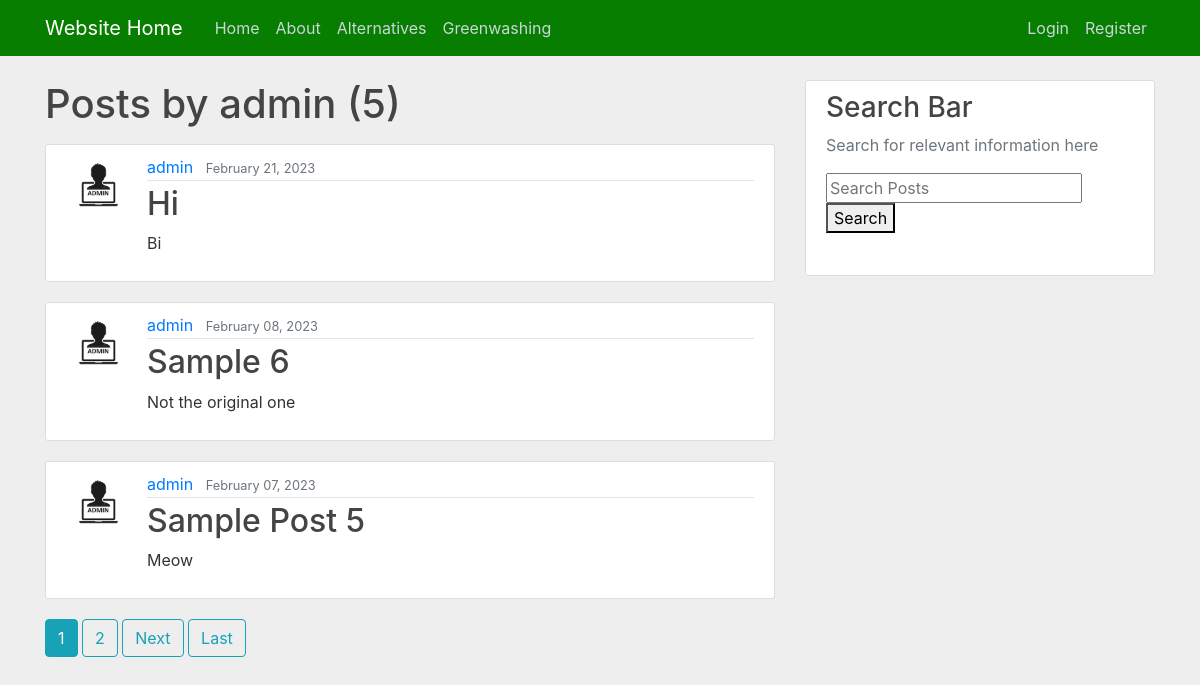
/user/admin, run on an earlier commit of the app's database.
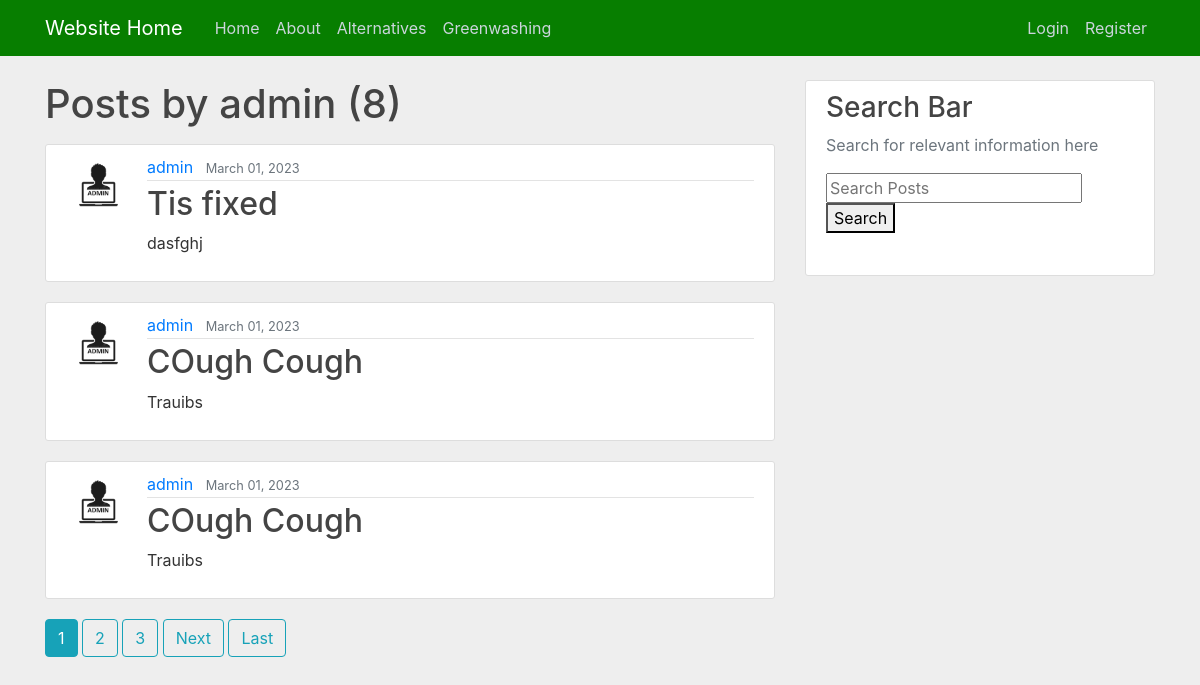
And on a later commit of the database.
### website/models.py (models this page shows)
class Posts(models.Model):
    title = models.CharField(max_length=100)
    content = models.TextField()
    date_posted = models.DateTimeField(default=timezone.now)
    author = models.ForeignKey(User, on_delete=models.CASCADE)

### users/models.py (models this page shows, shortened)
class Profile(models.Model):
    user = models.OneToOneField(User, on_delete=models.CASCADE)
    image = models.ImageField(default='default.jpg', upload_to='profile_pics')

### website/views.py (the view)
# urls.py: path('user/<str:username>', UserPostListView.as_view(), name='user-posts'),
class UserPostListView(ListView):
    model = Posts
    template_name = 'website/user_posts.html' #<app>/<model>_<viewtype>.html
    context_object_name = 'posts'
    paginate_by = 3
    def get_queryset(self):
        user = get_object_or_404(User, username=self.kwargs.get('username'))
        return Posts.objects.filter(author=user).order_by('-date_posted')

### website/templates/website/user_posts.html (shortened to what this page needs)
{% extends "website/base.html" %}
{% block content %}
<h1 class="mb-3" >Posts by {{ view.kwargs.username }} ({{ page_obj.paginator.count }})</h1>
    {% for posts in posts %}
    <article class="media content-section">
       <img class="rounded-circle article-img" src="{{ posts.author.profile.image.url }}">
    <div class="media-body">
        <div class="article-metadata">
        <a class="mr-2" href="{% url 'user-posts' posts.author.username %}">{{ posts.author }}</a>
        <small class="text-muted">{{ posts.date_posted|date:"F d, Y" }}</small>
        </div>
        <h2><a class="article-title" href="{% url 'post-detail' posts.id %}">{{ posts.title }}</a></h2>
        <p class="article-content">{{ posts.content }}</p>
    </div>
    </article>
    {% endfor %}
    {% if is_paginated %}
      {% for num in page_obj.paginator.page_range %}
        {% if page_obj.number == num %}
          <a class="btn btn-info mb-4" href="?page={{ num }}">{{ num }}</a>
        {% elif num > page_obj.number|add:'-3' and num < page_obj.number|add:'3' %}
          <a class="btn btn-outline-info mb-4" href="?page={{ num }}">{{ num }}</a>
        {% endif %}
      {% endfor %}
      {% if page_obj.has_next %}
        <a class="btn btn-outline-info mb-4" href="?page={{ page_obj.next_page_number }}">Next</a>
        <a class="btn btn-outline-info mb-4" href="?page={{ page_obj.paginator.num_pages }}">Last</a>
      {% endif %}
    {% endif %}
{% endblock content %}

What changed in the data, as far as the page shows it:
no longer on this page (row unchanged): Posts: author.profile.image (picture), author "admin", date_posted "February 21, 2023", title "Hi", content "Bi"
no longer on this page (row unchanged): Posts: author.profile.image (picture), author "admin", date_posted "February 08, 2023", title "Sample 6", content "Not the original one"
no longer on this page (row unchanged): Posts: author.profile.image (picture), author "admin", date_posted "February 07, 2023", title "Sample Post 5", content "Meow"
added Posts: author.profile.image (picture), author "admin", date_posted "March 01, 2023", title "Tis fixed", content "dasfghj"
added Posts: author.profile.image (picture), author "admin", date_posted "March 01, 2023", title "COugh Cough", content "Trauibs"
added Posts: author.profile.image (picture), author "admin", date_posted "March 01, 2023", title "COugh Cough", content "Trauibs"
Also different on the page:
{{ page_obj.paginator.count }}: "5" → "8"
new list line: "3"
